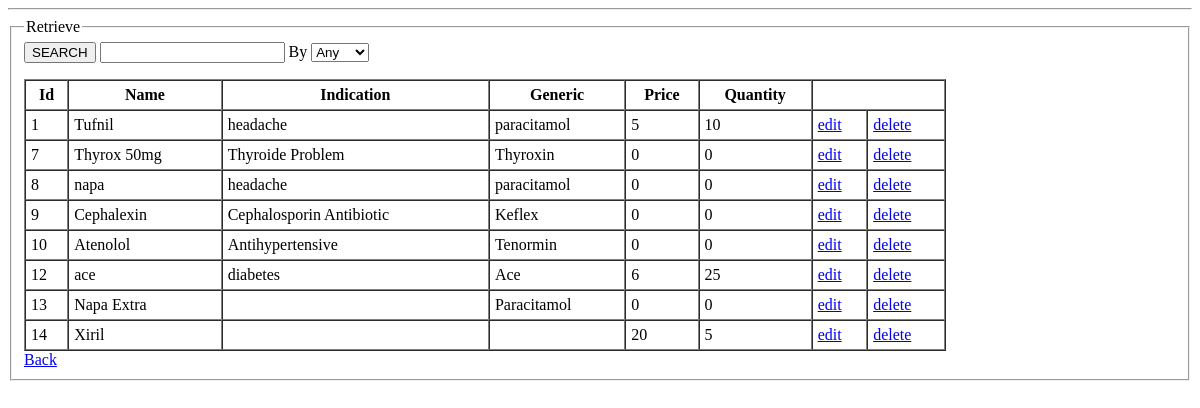
The page /app/retrieve_medicine.php on the database as committed earlier.
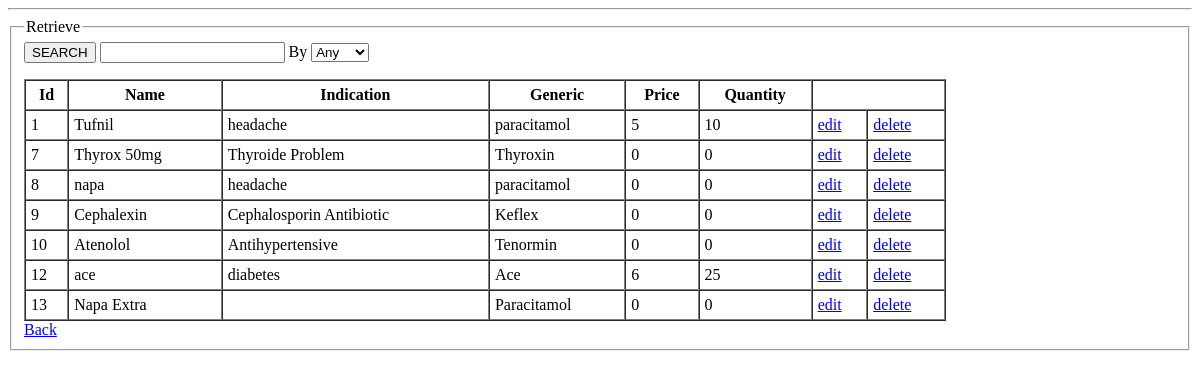
The same page on the database as committed later.
### tables this page shows
CREATE TABLE `medicine` (
  `id` int(5) NOT NULL,
  `med_name` varchar(50) NOT NULL,
  `indication` text NOT NULL,
  `generic` varchar(200) NOT NULL,
  `price` int(100) NOT NULL,
  `quantity` int(100) NOT NULL,
  `sell_count` int(11) NOT NULL
);

### data/data_access.php (called while the page is built, shortened)
<?php
    $host="127.0.0.1";
    $user="root";
    $pass="";
    $dbname="sheba";
    $port=3306;
    function executeSQL($sql){
        global $host, $user, $pass, $dbname, $port;
        $link=mysqli_connect($host, $user, $pass, $dbname, $port);
        $result = mysqli_query($link, $sql);
        return $result;
    }
?>

### data/medicine_data_access.php (called while the page is built, shortened)
<?php require_once "data_access.php"; ?>
<?php
	 function getAllMedicinesFromDb(){
        $sql = "SELECT * FROM medicine";
        $result = executeSQL($sql);
        $medicines = array();
        for($i=0; $row=mysqli_fetch_assoc($result); ++$i){
            $medicines[$i] = $row;
        }
        return $medicines;
    }
?>

### service/medicine_service.php (called while the page is built, shortened)
<?php require_once "../data/medicine_data_access.php"; ?>
<?php
     function getAllMedicines(){
        return getAllMedicinesFromDb();
    }
?>

### app/retrieve_medicine.php (the view, shortened to what this page needs)
<html>
<?php require_once "../service/medicine_service.php"; ?>
<?php
    $searchKey = $searchBy = "";
    $searchBySelected = array("Any"=>null, "medName"=>null, "id"=>null);
?>
<?php
    if ($_SERVER['REQUEST_METHOD'] == "POST") {
        $searchKey = trim($_POST['search']);
        $searchBy = $_POST['search_by'];
        $searchBySelected[$searchBy] = "selected";
        if($searchBy == "medName")
            $medicines = getMedicinesByName($searchKey);
        else if($searchBy == "id")
            $medicines = getMedicineById($searchKey);
        else{
            $medicines = getMedicinesByIdOrName($searchKey);
        }
    }
    else {
        $medicines = getAllMedicines();
    }
?>
<hr/>
<body>
	<fieldset>
		 <legend>Retrieve</legend>
		  <form method="POST">
		  		<input type="submit" value="SEARCH"/>
                <input name="search" value="<?= $searchKey ?>"/> By
                <select name="search_by">
                    <option <?= $searchBySelected["Any"] ?>>Any</option>
                </select>
		  </form>
		<table width="80%" border="1" cellspacing="0" cellpadding="5">
        <tr>
            <th>Id</th>
            <th>Name</th>
            <th>Indication</th>
            <th>Generic</th>
            <th>Price</th>
            <th>Quantity</th>
            <th colspan="4"></th>
        </tr>
        <?php foreach ($medicines as $medicine) { ?>
            <tr>
                <td><?= $medicine['id'] ?></td>
                <td><?= $medicine['med_name'] ?></td>
                <td><?= $medicine['indication'] ?></td>
                <td><?= $medicine['generic'] ?></td>
                <td><?= $medicine['price'] ?></td>
                <td><?= $medicine['quantity'] ?></td>
                <td><a href="update_medicine.php?id=<?= $medicine['id'] ?>">edit</a></td>
                <td><a href="delete_medicine.php?id=<?= $medicine['id'] ?>">delete</a></td>
            </tr>
        <?php }
         ?>
        </table>
         <a href="add_delete_meds.php">Back</a>
	</fieldset>
</body>
</html>

Rows that differ between the two databases and show on the page:
removed medicine: id "14", med_name "Xiril", price "20", quantity "5"
